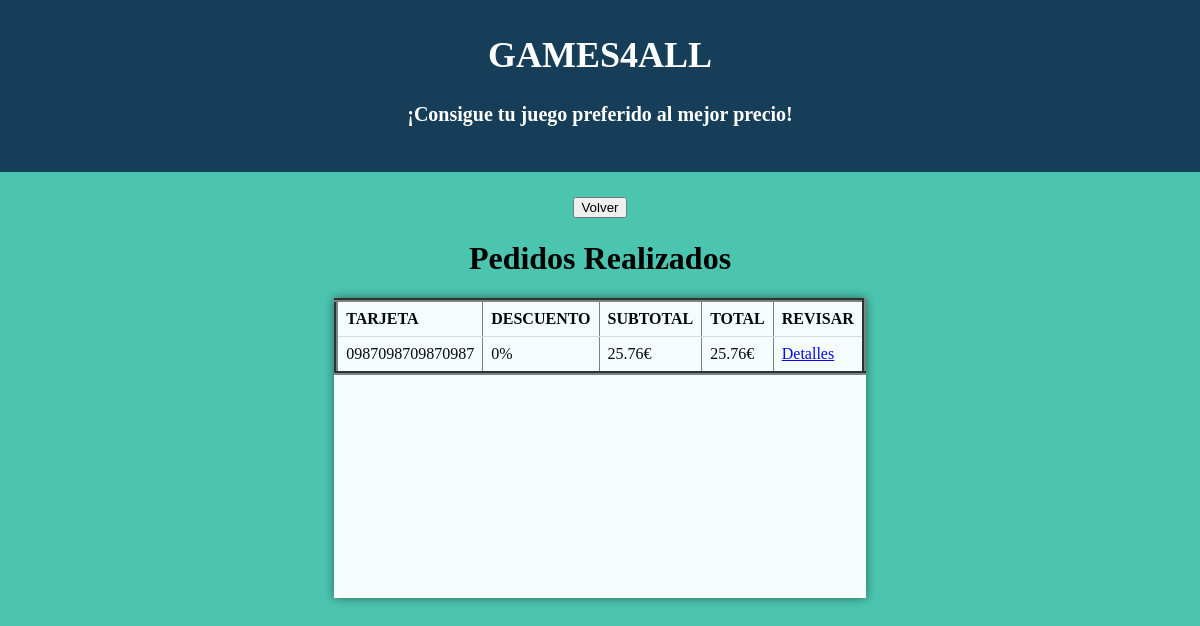
/consultar_pedidos.php (signed in), run on an earlier commit of the app's database.
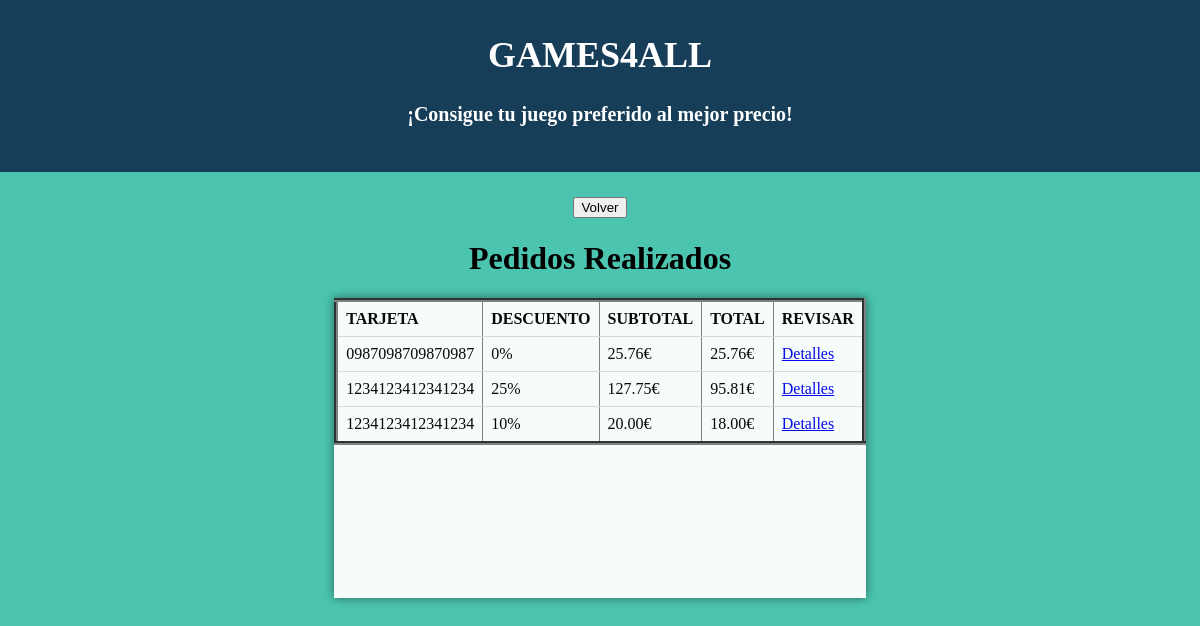
And on a later commit of the database.
### tables this page shows
CREATE TABLE `pedido` (
  `id_pedido` int(11) NOT NULL,
  `id_usuario` int(11) NOT NULL,
  `id_tarjeta` int(11) NOT NULL,
  `descuento` int(11) DEFAULT NULL,
  `subtotal` decimal(10,2) NOT NULL,
  `fecha` date NOT NULL
);

CREATE TABLE `tarjeta` (
  `id_tarjeta` int(11) NOT NULL,
  `numero` varchar(17) NOT NULL,
  `caducidad` date NOT NULL,
  `titular` varchar(60) NOT NULL,
  `id_usuario` int(11) NOT NULL
);

### consultar_pedidos.php (the view, shortened to what this page needs)
<?php
    $conexion = new mysqli("localhost", "root", "", "games4all");
?>
<!DOCTYPE html>
<html>
    <head>
        <link rel="stylesheet" href="estilos.css">
        <div id="header">
        <h1>GAMES4ALL</h1>
        <h4>¡Consigue tu juego preferido al mejor precio!</h4>
    </div>
    </head>
    <body style="background-color: #4CC5B0; color: #000000;">
    <div style="text-align: center;">
        <div>
            <form method="POST" action="menus.php">
                <input type="submit" value="Volver">
            </form>
        </div>
        <h1>Pedidos Realizados</h1>
    </div>
    <div style="overflow-y:auto; height: 300px; display: inline-block; background-color: #ffffff; opacity: 0.95; box-shadow: 0 0 10px 0 rgba(0,0,0,0.5); ">
        <table border='4' style='border-collapse: collapse;'>
            <tr>
                <th>TARJETA</th>
                <th>DESCUENTO</th>
                <th>SUBTOTAL</th>
                <th>TOTAL</th>
                <th>REVISAR</th>
            </tr>
            <?php
            $sql = "SELECT p.id_pedido, u.alias, t.numero, IFNULL(p.descuento, 0) as descuento, p.subtotal FROM pedido p JOIN usuario u ON p.id_usuario = u.id_usuario JOIN tarjeta t ON p.id_tarjeta = t.id_tarjeta";
            $resultado = $conexion->query($sql);
            while ($fila = $resultado->fetch_assoc()) {
                echo "<tr>
                        <td>".$fila['numero']."</td>
                        <td>".$fila['descuento']."%</td>
                        <td>".$fila['subtotal']."€</td>
                        <td>".number_format($fila['subtotal']-($fila['subtotal']*($fila['descuento'] / 100)),2)."€</td>
                        <td>
                            <a href='detalles_pedido.php?id=".$fila['id_pedido']."'>Detalles</a>
                        </td>
                    </tr>";
            }
            ?>
        </table>
    </div>
</body>
</html>

### estilos.css (style rules this page uses)
body { background: url('fondo.png') no-repeat center center fixed; background-size: contain; text-align: center; color: #4CC5B0; margin: 0; }
#header { background-color: #173E59; color: #ffffff; padding: 20px; margin-top: -10px; margin-left: 0px; margin-right: 0px; margin-bottom: 25px; }
#header h1 { font-family: 'Brush Script MT', cursive; font-size: 36px; }
#header h4 { font-family: 'Brush Script MT', cursive; font-size: 20px; }

### consultar_pedidos.php (style rules this page uses)
th, td { padding: 8px; text-align: left; border-bottom: 1px solid #ddd; }

What changed in the data, as far as the page shows it:
added pedido: id_tarjeta.numero "1234123412341234", descuento "25", subtotal "127.75", descuento "95.81"
added pedido: id_tarjeta.numero "1234123412341234", descuento "10", subtotal "20.00", descuento "18.00"
